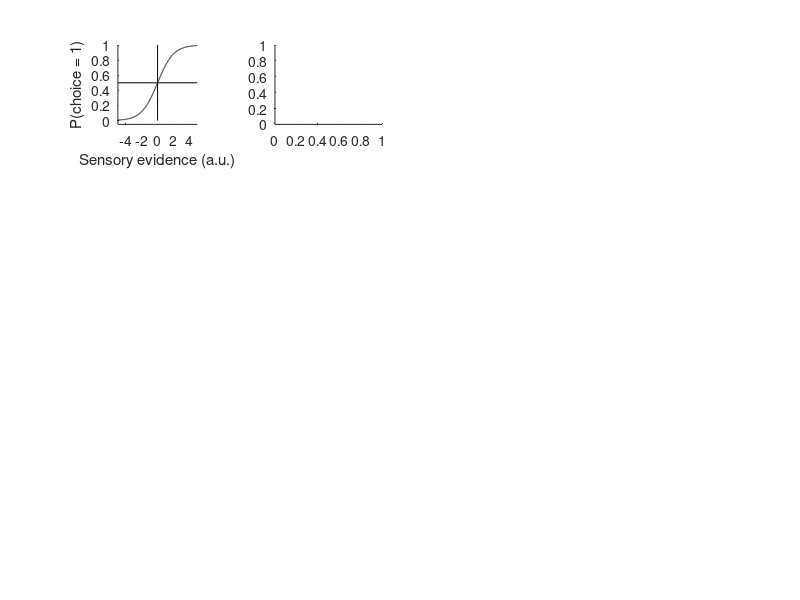

MATLAB code for this plot: (Note: this script raises an error after producing the figure.)

% supplementary figure
global mypath;
close; figure;

% first, illustrate shift
sigmoid = @(x, mu) 1 ./ (1 + exp(-x + mu));
x = -5:0.01:5;
subplot(441); % tiny!
hold on;
plot(x, sigmoid(x, 0), 'k');
plot([-5 5], [0.5 0.5], 'k');
plot([0 0], [0 1], 'k');
axis tight; axis square;
ylabel('P(choice = 1)');
xlabel('Sensory evidence (a.u.)');
ylim([-0.05 1]); 

subplot(442); ExamplePsychFunc(20); title(sprintf('Participant %d', 20));
subplot(443); ExamplePsychFunc(13); title(sprintf('Participant %d', 13));
subplot(444); ExamplePsychFuncShift(10); title('Participant 10');

print(gcf, '-dpdf', sprintf('%s/Figures/FigureS4.pdf', mypath));
